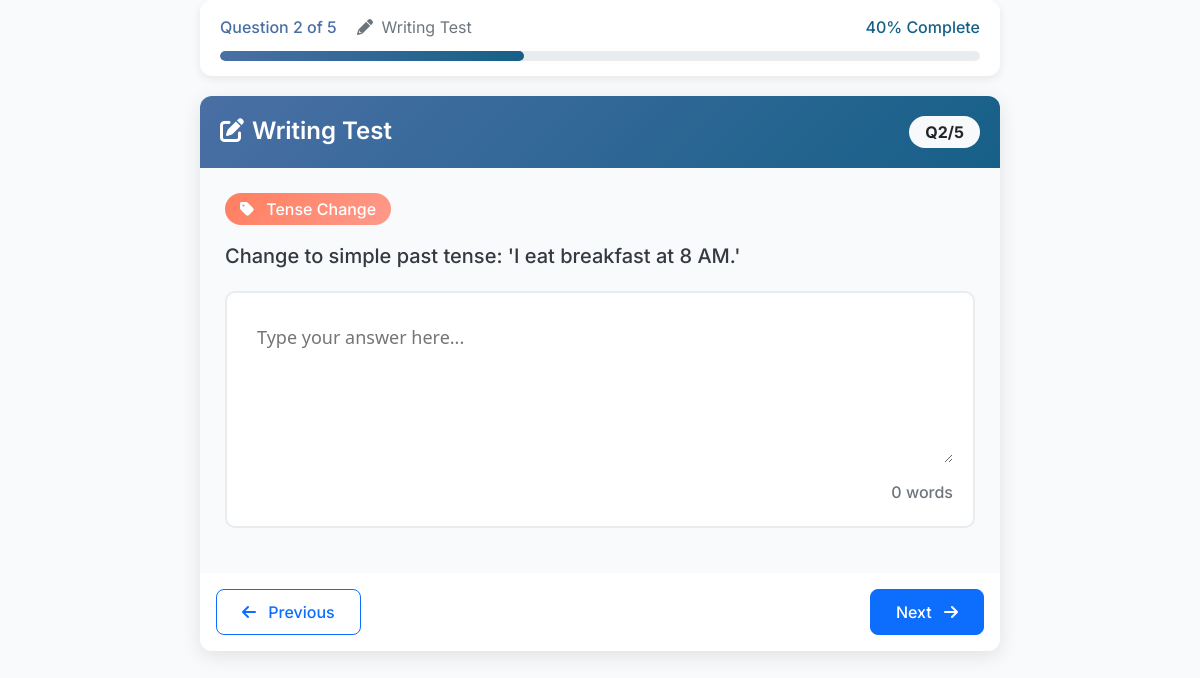
/writing/test/2/question/2/ (signed in), run on the app's committed database.
### writing/models.py (models this page shows, shortened)
class WritingQuestion(models.Model):
    QUESTION_TYPES = [
        ('picture_description', 'Picture Description'),
        ('tense_change', 'Tense Change'),
        ('article_complete', 'Article Completion'),
        ('dictation', 'Dictation'),
        ('grammar_correction', 'Grammar Correction'),
    ]
    test = models.ForeignKey(WritingTest, on_delete=models.CASCADE, related_name='questions')
    order = models.IntegerField(default=1)
    question_type = models.CharField(max_length=50, choices=QUESTION_TYPES)
    prompt = models.TextField()
    correct_answer = models.TextField(help_text="Main correct answer for auto-checking")
    acceptable_answers = models.JSONField(default=list, blank=True, help_text="List of other acceptable answers in JSON format")
    explanation = models.TextField(blank=True)
    picture_filename = models.CharField(max_length=200, blank=True, help_text="Name of image file in static folder")
    required_keywords = models.JSONField(default=list, blank=True, help_text="Keywords that should be present")
    min_sentences = models.IntegerField(default=2)
    min_words = models.IntegerField(default=15)
    max_words = models.IntegerField(default=50)
    audio_filename = models.CharField(max_length=200, blank=True, help_text="Name of audio file for dictation")

### writing/views.py (the view)
# urls.py: path('test/<int:test_id>/question/<int:question_number>/', views.writing_question, name='writing_question'),
@login_required
@pretest_access_required('writing')
def writing_question(request, test_id, question_number):
    test = get_object_or_404(WritingTest, id=test_id, is_active=True)
    try:
        question = WritingQuestion.objects.get(test=test, order=question_number)
    except WritingQuestion.DoesNotExist:
        return redirect('writing:writing_test_home', test_id=test.id)
    total_questions = test.questions.count()
    session_key = get_session_key(request)
    previous_response = WritingResponse.objects.filter(
        session_key=session_key,
        question=question
    ).first()
    next_question = question_number + 1 if question_number < total_questions else None
    prev_question = question_number - 1 if question_number > 1 else None
    progress_percentage = int((question_number / total_questions) * 100)
    context = {
        'test': test,
        'question': question,
        'question_number': question_number,
        'total_questions': total_questions,
        'progress_percentage': progress_percentage,
        'next_question': next_question,
        'prev_question': prev_question,
        'previous_answer': previous_response.user_answer if previous_response else '',
    }
    return render(request, 'writing/writing_question.html', context)

### home_page/context_processors.py (called while the page is built)
def user_profile_context(request):
    context = {
        'user_logged_in': request.user.is_authenticated,
        'pretest_completed': False,
        'user_profile': None,
    }
    if request.user.is_authenticated:
        try:
            profile = StudentProfile.objects.get(user=request.user)
            context['user_profile'] = profile
            context['pretest_completed'] = profile.pretest_completed
        except StudentProfile.DoesNotExist:
            profile = StudentProfile.objects.create(user=request.user)
            context['user_profile'] = profile
            context['pretest_completed'] = False
    return context

### writing/views.py (called while the page is built)
def get_session_key(request):
    if not request.session.session_key:
        request.session.create()
    return request.session.session_key

### writing/templates/writing/writing_question.html (shortened to what this page needs)
{% extends 'writing/base.html' %}
{% load static %}
{% block content %}
<div class="writing-container">
    <div class="progress-container">
        <div class="d-flex justify-content-between align-items-center">
            <div>
                <span class="progress-text" style="color: #4a6fa5;">
                    Question {{ question_number }} of {{ total_questions }}
                </span>
                <span class="text-muted ms-3">
                    <i class="fas fa-pencil-alt me-1"></i>
                    Writing Test
                </span>
            </div>
            <span class="progress-text" style="color: #166088;">
                {{ progress_percentage }}% Complete
            </span>
        </div>
        <div class="progress">
            <div class="progress-bar" role="progressbar"
                 style="width: {{ progress_percentage }}%"
                 aria-valuenow="{{ progress_percentage }}"
                 aria-valuemin="0"
                 aria-valuemax="100">
            </div>
        </div>
    </div>
    <div class="question-card">
        <div class="question-header">
            <div class="d-flex justify-content-between align-items-center">
                <h3 class="mb-0">
                    <i class="fas fa-edit me-2"></i>Writing Test
                </h3>
                <div class="badge bg-light text-dark px-3 py-2 rounded-pill">
                    Q{{ question_number }}/{{ total_questions }}
                </div>
            </div>
        </div>
        <div class="question-body">
            <div class="mb-3">
                <span class="question-type-badge badge"
                      style="background: linear-gradient(135deg, #ff7e5f, #ff9a8b); color: white;">
                    <i class="fas fa-tag me-2"></i>
                    {{ question.get_question_type_display }}
                </span>
            </div>
            <div class="mb-3">
                <div class="question-prompt">
                    {{ question.prompt|linebreaks }}
                </div>
            </div>
            <div class="answer-box">
                <form id="answerForm">
                    <textarea id="userAnswer"
                              class="answer-textarea"
                              placeholder="Type your answer here..."
                              oninput="updateWordCount()"
                              spellcheck="false"
                              autocorrect="off"
                              autocapitalize="off"
                              autocomplete="off">{{ previous_answer }}</textarea>
                    <div class="word-counter">
                        <span id="wordCount">0</span> words
                    </div>
                </form>
            </div>
        </div>
        <div class="card-footer bg-white border-0 pt-3 pb-3">
            <div class="d-flex justify-content-between">
                {% if prev_question %}
                <a href="{% url 'writing:writing_question' test.id prev_question %}"
                   class="btn btn-outline-primary"
                   onclick="return autoSaveAndNavigate(this.href, 'prev')">
                    <i class="fas fa-arrow-left me-2"></i> Previous
                </a>
                {% else %}
                <div></div>
                {% endif %}
                <div>
                    {% if next_question %}
                    <a href="{% url 'writing:writing_question' test.id next_question %}"
                       class="btn btn-primary"
                       onclick="return autoSaveAndNavigate(this.href, 'next')">
                        Next <i class="fas fa-arrow-right ms-2"></i>
                    </a>
                    {% else %}
                    <button class="btn btn-warning" onclick="autoSaveAndFinish()">
                        <i class="fas fa-flag-checkered me-2"></i> Finish Test
                    </button>
                    {% endif %}
                </div>
            </div>
        </div>
    </div>
</div>
{% endblock %}

### writing/static/writing/css/styles.css (style rules this page uses)
:root { --primary-color: #4a6fa5; --secondary-color: #166088; --accent-color: #ff7e5f; --success-color: #28a745; --warning-color: #ffc107; --danger-color: #dc3545; }
body { background: linear-gradient(135deg, #f8f9fa 0%, #e9ecef 100%); font-family: 'Segoe UI', Tahoma, Geneva, Verdana, sans-serif; min-height: 100vh; }

### writing/templates/writing/base.html (style rules this page uses)
body { font-family: 'Inter', sans-serif; background: #f8fafc; font-size: 16px; line-height: 1.6; margin: 0; padding: 0; }

### writing/templates/writing/writing_question.html (style rules this page uses)
.writing-container { max-width: 800px; margin: 0 auto; }
.progress-container { background: white; border-radius: 12px; padding: 15px 20px; box-shadow: 0 3px 10px rgba(0,0,0,0.08); margin-bottom: 20px; }
.progress { height: 10px; border-radius: 5px; background-color: #e9ecef; margin-top: 10px; }
.progress-bar { background: linear-gradient(90deg, #4a6fa5, #166088); border-radius: 5px; }
.question-card { border: none; border-radius: 12px; box-shadow: 0 5px 20px rgba(0,0,0,0.1); overflow: hidden; }
.question-header { background: linear-gradient(135deg, #4a6fa5, #166088); color: white; padding: 20px; }
.question-body { padding: 25px; }
.answer-box { border: 2px solid #e9ecef; border-radius: 10px; padding: 20px; margin: 20px 0; transition: all 0.3s ease; background: white; }
.answer-textarea { width: 100%; border: none; outline: none; resize: vertical; min-height: 150px; font-size: 18px; line-height: 1.6; font-family: 'Segoe UI', Tahoma, Geneva, Verdana, sans-serif; padding: 10px; }
.word-counter { text-align: right; color: #6c757d; font-size: 16px; margin-top: 10px; font-weight: 500; }
.question-prompt { font-size: 20px; font-weight: 500; line-height: 1.5; color: #343a40; margin-bottom: 20px; }
.question-type-badge { font-size: 16px; font-weight: 500; padding: 8px 16px; border-radius: 20px; }
.btn { font-size: 16px; padding: 10px 25px; border-radius: 8px; font-weight: 500; }
.question-header h3 { font-size: 24px; font-weight: 600; }
.badge { font-size: 16px; padding: 8px 15px; }
.progress-text { font-size: 16px; font-weight: 500; }

### data on the page
WritingQuestion: question_type "Tense Change", prompt "Change to simple past tense: 'I eat breakfast at 8 AM.'"

### other printed values
{{ question_number }} "2"
{{ total_questions }} "5"
{{ progress_percentage }} "40"
